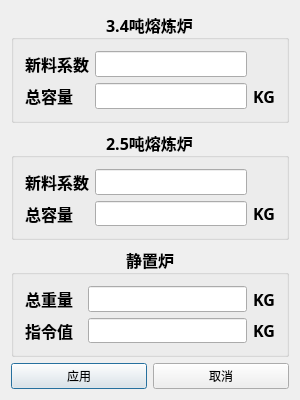
<?xml version="1.0" encoding="UTF-8"?>
<ui version="4.0">
 <class>RTSettingsUI</class>
 <widget class="QDialog" name="RTSettingsUI">
  <property name="geometry">
   <rect>
    <x>0</x>
    <y>0</y>
    <width>300</width>
    <height>400</height>
   </rect>
  </property>
  <property name="minimumSize">
   <size>
    <width>300</width>
    <height>400</height>
   </size>
  </property>
  <property name="maximumSize">
   <size>
    <width>300</width>
    <height>400</height>
   </size>
  </property>
  <property name="windowTitle">
   <string>RTSettingsUI</string>
  </property>
  <property name="autoFillBackground">
   <bool>true</bool>
  </property>
  <layout class="QGridLayout" name="gridLayout_7">
   <item row="0" column="0" colspan="2">
    <widget class="QGroupBox" name="groupBox">
     <property name="font">
      <font>
       <family>新宋体</family>
       <pointsize>12</pointsize>
       <weight>75</weight>
       <bold>true</bold>
      </font>
     </property>
     <property name="title">
      <string>3.4吨熔炼炉</string>
     </property>
     <property name="alignment">
      <set>Qt::AlignCenter</set>
     </property>
     <layout class="QGridLayout" name="gridLayout_2">
      <item row="0" column="0">
       <layout class="QGridLayout" name="gridLayout">
        <item row="1" column="1">
         <widget class="QLineEdit" name="edtVolume34"/>
        </item>
        <item row="0" column="0">
         <widget class="QLabel" name="label">
          <property name="text">
           <string>新料系数</string>
          </property>
         </widget>
        </item>
        <item row="1" column="0">
         <widget class="QLabel" name="label_4">
          <property name="text">
           <string>总容量</string>
          </property>
         </widget>
        </item>
        <item row="0" column="1">
         <widget class="QLineEdit" name="edtRatio34">
          <property name="enabled">
           <bool>true</bool>
          </property>
         </widget>
        </item>
        <item row="1" column="2">
         <widget class="QLabel" name="label_3">
          <property name="text">
           <string>KG</string>
          </property>
         </widget>
        </item>
       </layout>
      </item>
     </layout>
    </widget>
   </item>
   <item row="1" column="0" colspan="2">
    <widget class="QGroupBox" name="groupBox_2">
     <property name="font">
      <font>
       <family>新宋体</family>
       <pointsize>12</pointsize>
       <weight>75</weight>
       <bold>true</bold>
      </font>
     </property>
     <property name="title">
      <string>2.5吨熔炼炉</string>
     </property>
     <property name="alignment">
      <set>Qt::AlignCenter</set>
     </property>
     <layout class="QGridLayout" name="gridLayout_3">
      <item row="0" column="0">
       <layout class="QGridLayout" name="gridLayout_4">
        <item row="1" column="1">
         <widget class="QLineEdit" name="edtVolume25"/>
        </item>
        <item row="0" column="0">
         <widget class="QLabel" name="label_6">
          <property name="text">
           <string>新料系数</string>
          </property>
         </widget>
        </item>
        <item row="1" column="0">
         <widget class="QLabel" name="label_7">
          <property name="text">
           <string>总容量</string>
          </property>
         </widget>
        </item>
        <item row="0" column="1">
         <widget class="QLineEdit" name="edtRatio25">
          <property name="enabled">
           <bool>true</bool>
          </property>
         </widget>
        </item>
        <item row="1" column="2">
         <widget class="QLabel" name="label_8">
          <property name="text">
           <string>KG</string>
          </property>
         </widget>
        </item>
       </layout>
      </item>
     </layout>
    </widget>
   </item>
   <item row="2" column="0" colspan="2">
    <widget class="QGroupBox" name="groupBox_3">
     <property name="font">
      <font>
       <family>新宋体</family>
       <pointsize>12</pointsize>
       <weight>75</weight>
       <bold>true</bold>
      </font>
     </property>
     <property name="title">
      <string>静置炉</string>
     </property>
     <property name="alignment">
      <set>Qt::AlignCenter</set>
     </property>
     <layout class="QGridLayout" name="gridLayout_5">
      <item row="0" column="0">
       <layout class="QGridLayout" name="gridLayout_6">
        <item row="1" column="1">
         <widget class="QLineEdit" name="edtOrder"/>
        </item>
        <item row="0" column="2">
         <widget class="QLabel" name="label_9">
          <property name="text">
           <string>KG</string>
          </property>
         </widget>
        </item>
        <item row="0" column="0">
         <widget class="QLabel" name="label_10">
          <property name="text">
           <string>总重量  </string>
          </property>
         </widget>
        </item>
        <item row="1" column="0">
         <widget class="QLabel" name="label_11">
          <property name="text">
           <string>指令值</string>
          </property>
         </widget>
        </item>
        <item row="0" column="1">
         <widget class="QLineEdit" name="edtVolume">
          <property name="enabled">
           <bool>true</bool>
          </property>
          <property name="readOnly">
           <bool>false</bool>
          </property>
         </widget>
        </item>
        <item row="1" column="2">
         <widget class="QLabel" name="label_12">
          <property name="text">
           <string>KG</string>
          </property>
         </widget>
        </item>
       </layout>
      </item>
     </layout>
    </widget>
   </item>
   <item row="3" column="0">
    <widget class="QPushButton" name="btnOK">
     <property name="text">
      <string>应用</string>
     </property>
    </widget>
   </item>
   <item row="3" column="1">
    <widget class="QPushButton" name="btnCancel">
     <property name="text">
      <string>取消</string>
     </property>
    </widget>
   </item>
  </layout>
 </widget>
 <layoutdefault spacing="6" margin="11"/>
 <resources/>
 <connections/>
</ui>
